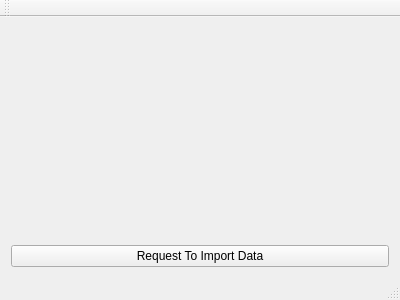
<?xml version="1.0" encoding="UTF-8"?>
<ui version="4.0">
 <class>MainWindow</class>
 <widget class="QMainWindow" name="MainWindow">
  <property name="geometry">
   <rect>
    <x>0</x>
    <y>0</y>
    <width>400</width>
    <height>300</height>
   </rect>
  </property>
  <property name="windowTitle">
   <string>MainWindow</string>
  </property>
  <widget class="QWidget" name="centralWidget">
   <layout class="QGridLayout" name="gridLayout">
    <item row="0" column="0">
     <widget class="QLabel" name="APIresponcedisplay">
      <property name="text">
       <string/>
      </property>
     </widget>
    </item>
    <item row="1" column="0">
     <widget class="QPushButton" name="pushButton">
      <property name="text">
       <string>Request To Import Data</string>
      </property>
     </widget>
    </item>
   </layout>
  </widget>
  <widget class="QMenuBar" name="menuBar">
   <property name="geometry">
    <rect>
     <x>0</x>
     <y>0</y>
     <width>400</width>
     <height>21</height>
    </rect>
   </property>
  </widget>
  <widget class="QToolBar" name="mainToolBar">
   <attribute name="toolBarArea">
    <enum>TopToolBarArea</enum>
   </attribute>
   <attribute name="toolBarBreak">
    <bool>false</bool>
   </attribute>
  </widget>
  <widget class="QStatusBar" name="statusBar"/>
 </widget>
 <layoutdefault spacing="6" margin="11"/>
 <resources/>
 <connections/>
</ui>
